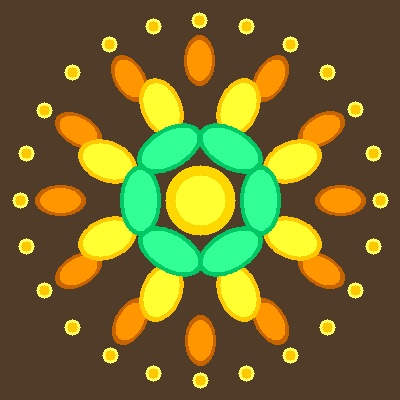
#> input picture backend/floral_kolam_test.jpg, 400 x 400 px
$ python -i rangoli_to_kolam.py   (imports and definitions only)
#> lines starting #> are read from the running program, lines starting #| are printed output that depends on the picture
# backend/kolam/rangoli_to_kolam.py
# -*- coding: utf-8 -*-
"""
A simple feature to convert a colorful rangoli image into a traditional South Indian
kolam-style design using OpenCV and NumPy.

Pipeline:
1) Load image and preprocess (grayscale + optional contrast enhance + blur)
2) Edge detection (adaptive Canny) and light morphology to clean edges
3) Overlay a visible dot-grid pattern
4) Reconstruct as white strokes on black background simulating kolam lines
5) Return PNG bytes; optionally save to file and/or display with Matplotlib

This is a standalone utility and does not affect existing API routes.
"""
from __future__ import annotations
from typing import Optional, Tuple
import io

import cv2
import numpy as np


def _read_image(source: str | bytes | bytearray) -> np.ndarray:
    if isinstance(source, str):
        img = cv2.imread(source, cv2.IMREAD_COLOR)
        if img is None:
            raise ValueError(f"Failed to read image at path: {source}")
        return img
    if isinstance(source, (bytes, bytearray)):
        buf = np.frombuffer(source, dtype=np.uint8)
        img = cv2.imdecode(buf, cv2.IMREAD_COLOR)
        if img is None:
            raise ValueError("Failed to decode image from bytes")
        return img
    raise TypeError("source must be a filepath (str) or raw image bytes")


def _adaptive_canny(gray: np.ndarray) -> np.ndarray:
    # Compute thresholds from image median for robustness
    med = float(np.median(gray))
    sigma = 0.33
    low = int(max(0, (1.0 - sigma) * med))
    high = int(min(255, (1.0 + sigma) * med))
    edges = cv2.Canny(gray, low, high)
    return edges


def _overlay_dot_grid(canvas: np.ndarray, rows: int, cols: int, radius: int = 2) -> None:
    h, w = canvas.shape[:2]
    # Fit grid to 84% of the shorter side, centered
    span = 0.84 * min(h, w)
    xs = np.linspace((w - span) / 2, (w + span) / 2, cols)
    ys = np.linspace((h - span) / 2, (h + span) / 2, rows)
    for y in ys:
        for x in xs:
            cv2.circle(canvas, (int(x), int(y)), radius, (80, 80, 80), thickness=-1, lineType=cv2.LINE_AA)


def rangoli_to_kolam(
    input_image: str | bytes | bytearray,
    grid_rows: int = 9,
    grid_cols: int = 9,
    blur_ksize: int = 5,
    enhance_contrast: bool = True,
    stroke_thickness: int = 2,
    dot_radius: int = 2,
    return_png: bool = True,
    save_path: Optional[str] = None,
    show_matplotlib: bool = False,
) -> bytes | np.ndarray:
    """
    Convert a colorful rangoli image into a kolam-style PNG.

    - Processes the image (grayscale, optional CLAHE, blur)
    - Extracts edges (adaptive Canny) and cleans with morphology
    - Overlays a dot grid
    - Draws white strokes on black background

    Returns PNG bytes by default; if return_png=False, returns BGR ndarray.
    Optionally saves to disk and/or shows via Matplotlib.
    """
    img = _read_image(input_image)
    h, w = img.shape[:2]

    # Preprocess
    gray = cv2.cvtColor(img, cv2.COLOR_BGR2GRAY)
    if enhance_contrast:
        try:
            clahe = cv2.createCLAHE(clipLimit=2.0, tileGridSize=(8, 8))
            gray = clahe.apply(gray)
            gray = cv2.normalize(gray, None, 0, 255, cv2.NORM_MINMAX)
        except Exception:
            pass
    if blur_ksize > 1 and blur_ksize % 2 == 1:
        gray = cv2.GaussianBlur(gray, (blur_ksize, blur_ksize), 0)

    # Edges + morphology
    edges = _adaptive_canny(gray)
    try:
        kernel = cv2.getStructuringElement(cv2.MORPH_ELLIPSE, (3, 3))
        edges = cv2.morphologyEx(edges, cv2.MORPH_CLOSE, kernel, iterations=1)
        edges = cv2.morphologyEx(edges, cv2.MORPH_OPEN, kernel, iterations=1)
    except Exception:
        pass

    # Render on black canvas
    canvas = np.zeros((h, w, 3), dtype=np.uint8)

    # Draw detected edges as white strokes (simulate kolam lines)
    # Thin edges if ximgproc is available; else draw directly
    edges_draw = edges.copy()
    if edges_draw.ndim == 2:
        edges_draw = cv2.cvtColor(edges_draw, cv2.COLOR_GRAY2BGR)
    canvas[edges > 0] = (255, 255, 255)

    # Slight dilation + blur to make strokes look hand-drawn
    try:
        k = max(1, stroke_thickness)
        ker = cv2.getStructuringElement(cv2.MORPH_ELLIPSE, (2 * k + 1, 2 * k + 1))
        canvas = cv2.dilate(canvas, ker, iterations=1)
        canvas = cv2.GaussianBlur(canvas, (0, 0), sigmaX=0.8)
    except Exception:
        pass

    # Overlay subtle dot grid
    _overlay_dot_grid(canvas, grid_rows, grid_cols, radius=dot_radius)

    # Optional save
    if save_path:
        cv2.imwrite(save_path, canvas)

    # Optional show via Matplotlib (avoids blocking if not available)
    if show_matplotlib:
        try:
            import matplotlib.pyplot as plt
            plt.figure(figsize=(6, 6))
            plt.imshow(cv2.cvtColor(canvas, cv2.COLOR_BGR2RGB))
            plt.axis('off')
            plt.title('Kolam-style Reconstruction')
            plt.show()
        except Exception:
            pass

    if return_png:
        ok, enc = cv2.imencode('.png', canvas)
        if not ok:
            raise RuntimeError('PNG encoding failed')
        return enc.tobytes()
    return canvas


# [4 lines not run here, left out]

>>> import cv2
>>> picture = cv2.imread('../floral_kolam_test.jpg', cv2.IMREAD_GRAYSCALE)
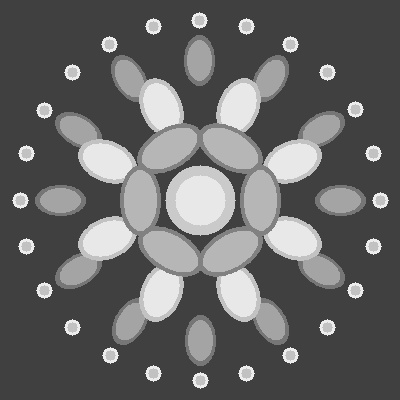
#> picture: shape (400, 400); min 56, max 244, mean 102.4
>>> result = rangoli_to_kolam(picture)
#> (the run stopped early here; a loop or call above may not have finished)
